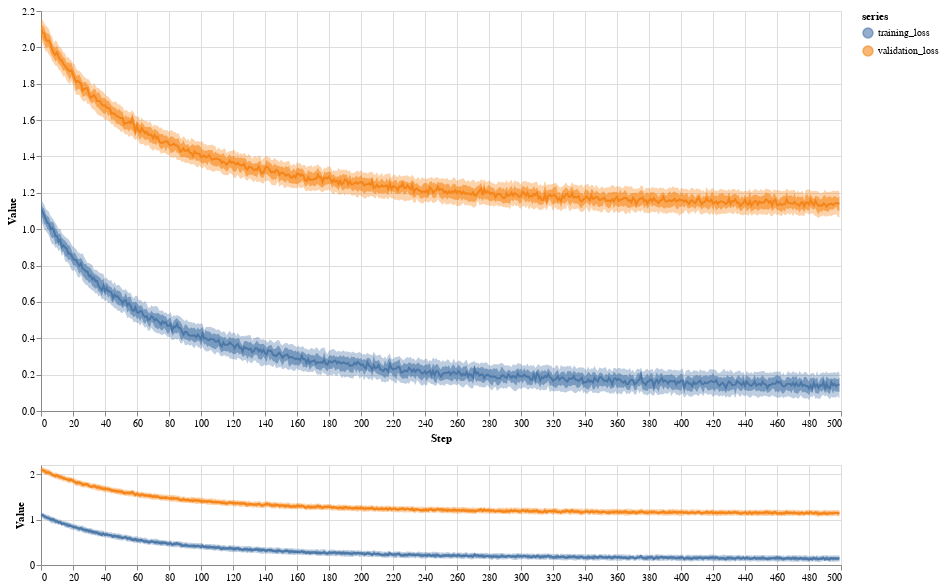

Notebook source saved alongside this figure:
### Code cell
train_loss_histo = inspectus.series_to_distribution(train_loss, [x for x in range(len(train_loss))])
valid_loss_histo = inspectus.series_to_distribution(valid_loss, [x for x in range(len(valid_loss))])

inspectus.distribution([train_loss, valid_loss],names=['training_loss', 'validation_loss'], width=800, height=400, height_minimap=100, levels=3)

### Figure 1 — Vega-Lite specification as saved in the notebook (floating-point values rounded to 4 significant figures; data arrays with more than 128 entries replaced by an {"elided": "..."} marker saying what was removed)
{"config": {"view": {"continuousWidth": 300, "continuousHeight": 300}}, "vconcat": [{"layer": [{"mark": {"type": "area", "opacity": 0.6}, "encoding": {"color": {"field": "series", "scale": {"scheme": "tableau10"}, "type": "nominal"}, "opacity": {"condition": {"param": "param_4", "value": 0.6}, "value": 0.001}, "x": {"field": "step", "scale": {"domain": {"param": "param_3", "encoding": "x"}}, "type": "quantitative"}, "y": {"field": "v4", "scale": {"domain": {"param": "param_3", "encoding": "y"}}, "type": "quantitative"}, "y2": {"field": "v6"}}, "name": "view_4"}, {"mark": {"type": "area", "opacity": 0.36}, "encoding": {"color": {"field": "series", "scale": {"scheme": "tableau10"}, "type": "nominal"}, "opacity": {"condition": {"param": "param_4", "value": 0.36}, "value": 0.001}, "x": {"field": "step", "scale": {"domain": {"param": "param_3", "encoding": "x"}}, "type": "quantitative"}, "y": {"field": "v3", "scale": {"domain": {"param": "param_3", "encoding": "y"}}, "type": "quantitative"}, "y2": {"field": "v7"}}}, {"mark": {"type": "line"}, "encoding": {"color": {"field": "series", "scale": {"scheme": "tableau10"}, "type": "nominal"}, "opacity": {"condition": {"param": "param_4", "value": 1}, "value": 0.001}, "x": {"field": "step", "scale": {"domain": {"param": "param_3", "encoding": "x"}}, "title": "Step", "type": "quantitative"}, "y": {"field": "v5", "scale": {"domain": {"param": "param_3", "encoding": "y"}}, "title": "Value", "type": "quantitative"}}}], "data": {"values": {"elided": "1000 records"}}, "height": 400, "width": 800}, {"layer": [{"mark": {"type": "area", "opacity": 0.6}, "encoding": {"color": {"field": "series", "scale": {"scheme": "tableau10"}, "type": "nominal"}, "x": {"field": "step", "type": "quantitative"}, "y": {"field": "v4", "type": "quantitative"}, "y2": {"field": "v6"}}}, {"mark": {"type": "area", "opacity": 0.36}, "encoding": {"color": {"field": "series", "scale": {"scheme": "tableau10"}, "type": "nominal"}, "x": {"field": "step", "type": "quantitative"}, "y": {"field": "v3", "type": "quantitative"}, "y2": {"field": "v7"}}}, {"mark": {"type": "line"}, "encoding": {"color": {"field": "series", "scale": {"scheme": "tableau10"}, "type": "nominal"}, "x": {"field": "step", "title": "", "type": "quantitative"}, "y": {"field": "v5", "title": "Value", "type": "quantitative"}}, "name": "view_3"}], "data": {"values": {"elided": "1000 records"}}, "height": 100, "width": 800}], "params": [{"name": "param_4", "select": {"type": "point", "fields": ["series"]}, "bind": "legend", "views": ["view_4"]}, {"name": "param_3", "select": {"type": "interval", "encodings": ["x", "y"]}, "views": ["view_3"]}], "$schema": "https://vega.github.io/schema/vega-lite/v5.17.0.json"}
